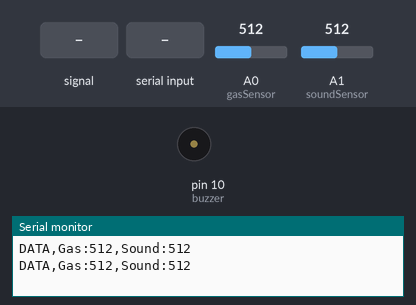
Recording of a sketch running on a simulated Arduino Uno, built with avr-gcc and run on an emulated ATmega328P. Shown: buzzer (waves = sounding), the last lines printed to the serial monitor. The inputs (shaded band) are chosen by the test bench; at power-on: A1 (soundSensor) = 512, A0 (gasSensor) = 512.

Above: at 1.2 s.
1.3 s: A1 (soundSensor) fed a 200 Hz sine of ±460 counts around its level
At 3.06 s:
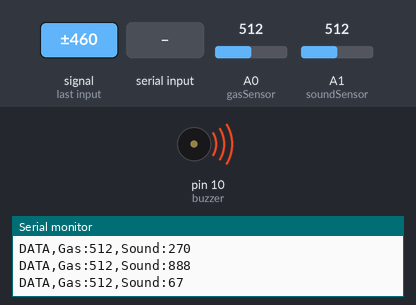
4.3 s: A1 (soundSensor) set to 490
At 5.1 s:
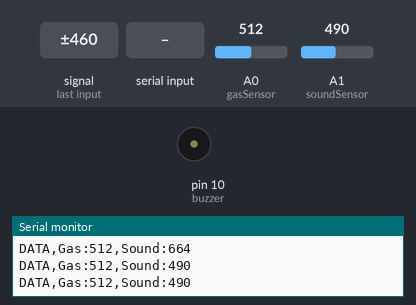
8.8 s: "CMD:RED_GAS\n" received over Serial
At 9.5 s:
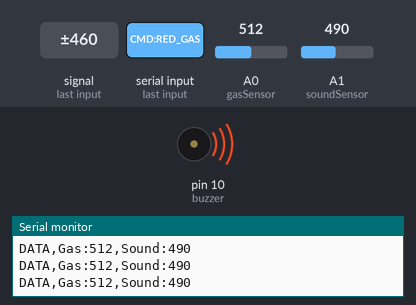
Timing chart, 0 to 13.3 s (numbered marks = the images above; inputs shaded):
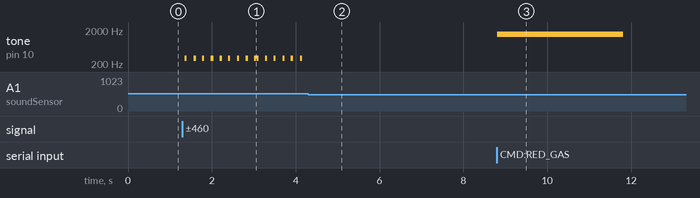

The sketch:

arduino_code.ino
```cpp
// تعريف مكتبة البلوتوث والبنات رقم 4 و 5
#include <SoftwareSerial.h>
SoftwareSerial bluetooth(4, 5);

// تعريف الحساسات والبازر والحد المسموح
const int gasSensor = A0;
const int soundSensor = A1;
const int buzzer = 10;
const int threshold = 200;

// متغيرات التحكم والتوقيت
unsigned long alarmEndTime = 0;
String currentCommand = "NONE";
unsigned long lastSendTime = 0;

void setup() {
  // تشغيل منافذ الاتصال وإعداد الحساسات والبازر
  Serial.begin(9600);
  bluetooth.begin(9600);
  pinMode(gasSensor, INPUT);
  pinMode(soundSensor, INPUT);
  pinMode(buzzer, OUTPUT);
  noTone(buzzer);
}

void loop() {
  unsigned long currentMillis = millis();

  // إرسال قراءات الحساسات للكمبيوتر والموبايل كل نصف ثانية
  if (currentMillis - lastSendTime >= 500) {
    int gasVal = analogRead(gasSensor);
    int soundVal = analogRead(soundSensor);

    Serial.print("DATA,Gas:");
    Serial.print(gasVal);
    Serial.print(",Sound:");
    Serial.println(soundVal);

    bluetooth.print("Gas: ");
    bluetooth.print(gasVal);
    bluetooth.print(" | Sound: ");
    bluetooth.println(soundVal);

    lastSendTime = currentMillis;
  }

  // فحص استقبال الأوامر من الكمبيوتر أو البلوتوث
  if (Serial.available() > 0 || bluetooth.available() > 0) {
    String command = Serial.available() > 0 ? Serial.readStringUntil('\n') : bluetooth.readStringUntil('\n');
    command.trim();
    if (command == "CMD:RED_GAS" || command == "CMD:RED_PRESSURE" || command == "CMD:GREEN") {
      currentCommand = command;
      alarmEndTime = currentMillis + 3000;
    }
  }

  // التحكم في البازر بناءً على أوامر السوفتوير أو القراءات المحلية
  if (currentMillis < alarmEndTime) {
    if (currentCommand == "CMD:RED_GAS") tone(buzzer, 1500);
    else if (currentCommand == "CMD:RED_PRESSURE") tone(buzzer, 300);
    else if (currentCommand == "CMD:GREEN") noTone(buzzer);
  } else {
    int localGas = analogRead(gasSensor);
    int localSound = analogRead(soundSensor);
    if (localGas < threshold) tone(buzzer, 1500);
    else if (localSound < threshold) tone(buzzer, 300);
    else noTone(buzzer);
  }

  delay(10);
}
```

Measured:
- after the input at 1.3 s, tone on pin 10 (buzzer): goes 8 × (300 Hz 0.05 s, silent 0.17 s), 300 Hz 0.05 s, silent 0.01 s, 5 × (300 Hz 0.05 s, silent 0.15 s), 300 Hz 0.05 s, then silent, starting after 0.05 s
- after the input at 4.3 s, tone on pin 10 (buzzer): stops changing and stays silent
- after the input at 8.8 s, tone on pin 10 (buzzer): silent → 1500 Hz at once, → silent 3.0 s later
